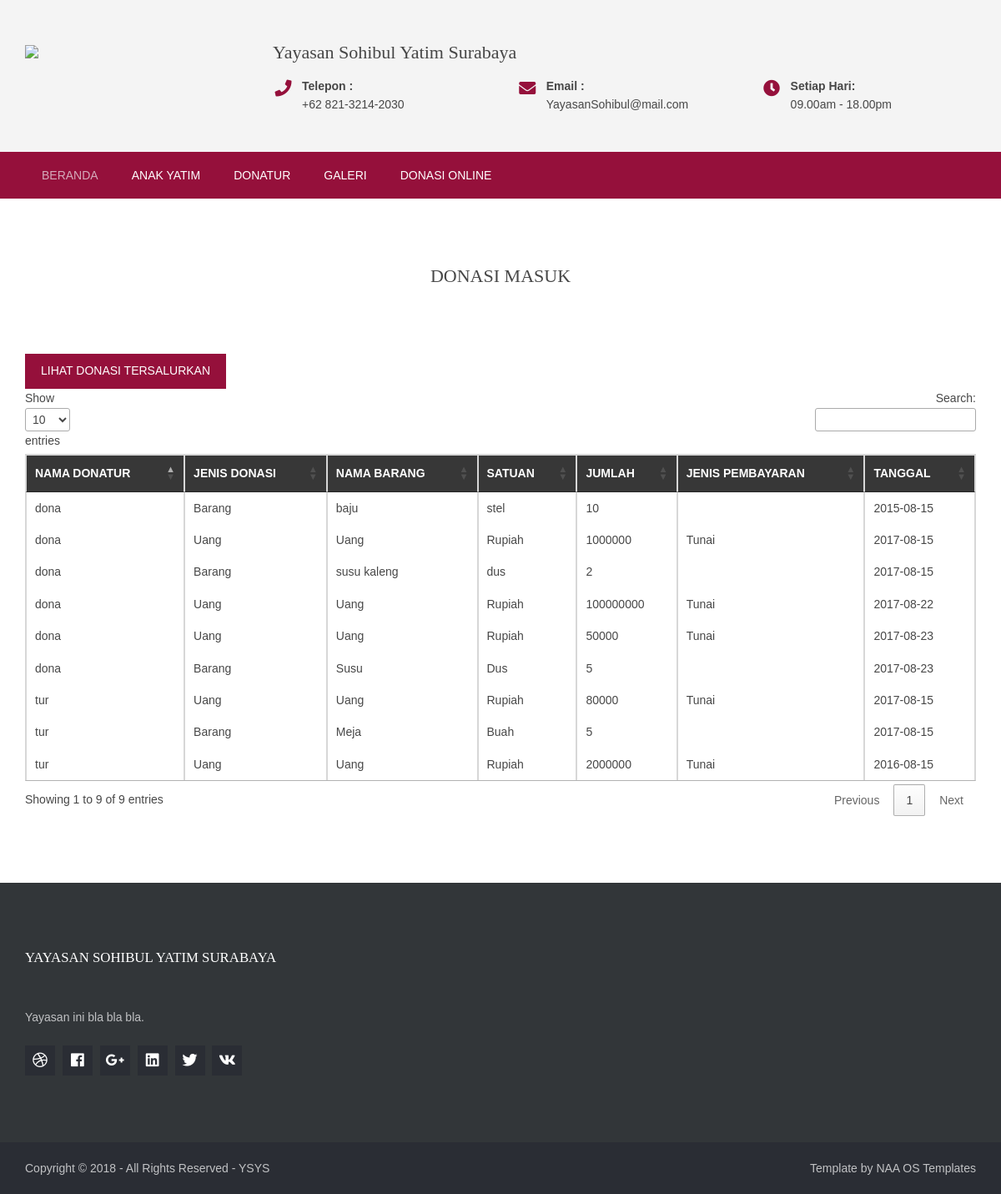
/menu/donasi?donasi=masuk, run on the app's committed database.
### tables this page shows
CREATE TABLE IF NOT EXISTS `detil_pemasukan` (
  `ID_JENISDONASI` varchar(5) DEFAULT NULL,
  `ID_TRANSMASUK` int(11) DEFAULT NULL,
  `NAMABARANG` varchar(255) DEFAULT NULL,
  `SATUAN` varchar(50) DEFAULT NULL,
  `JUMLAH` int(11) DEFAULT NULL,
  `JENIS_PEMBAYARAN` varchar(50) DEFAULT NULL
);

CREATE TABLE IF NOT EXISTS `donatur` (
  `ID_DONATUR` varchar(5) NOT NULL,
  `USERNAME` varchar(5) DEFAULT NULL,
  `NAMA_DONATUR` varchar(255) DEFAULT NULL,
  `JENIS_KELAMIN` varchar(50) DEFAULT NULL,
  `ALAMAT` varchar(255) DEFAULT NULL,
  `TELEPON` varchar(50) DEFAULT NULL,
  `STATUS` varchar(50) DEFAULT NULL
);

CREATE TABLE IF NOT EXISTS `jenis_donasi` (
  `ID_JENISDONASI` varchar(5) NOT NULL,
  `JENIS_DONASI` varchar(255) DEFAULT NULL
);

CREATE TABLE IF NOT EXISTS `transaksi_masuk` (
  `ID_TRANSMASUK` int(11) NOT NULL,
  `ID_DONATUR` varchar(5) DEFAULT NULL,
  `USERNAME` varchar(5) DEFAULT NULL,
  `TANGGAL_MASUK` date DEFAULT NULL
);

### menu/donasi/view.php (the view, shortened to what this page needs)
<?php if($_GET['donasi'] == "masuk"): ?>
<?php
$q = mysqli_query($conn, "
		SELECT dm.*, tm.*, d.*, u.*, jd.* FROM detil_pemasukan AS dm
		JOIN transaksi_masuk AS tm ON tm.ID_TRANSMASUK = dm.ID_TRANSMASUK
		JOIN jenis_donasi AS jd ON jd.ID_JENISDONASI = dm.ID_JENISDONASI
		JOIN donatur AS d ON tm.ID_DONATUR = d.ID_DONATUR
		JOIN user AS u ON u.USERNAME = tm.USERNAME
	") or die(mysqli_error($conn));
?>
	<a href="?donasi=tersalurkan" class="btn btn-default">Lihat Donasi Tersalurkan</a>
	<table>
		<thead>
			<tr>
				<th>NAMA DONATUR</th>
				<th>JENIS DONASI</th>
				<th>NAMA BARANG</th>
				<th>SATUAN</th>
				<th>JUMLAH</th>
				<th>JENIS PEMBAYARAN</th>
				<th>TANGGAL</th>
			</tr>
		</thead>
		<tbody>
		<?php
			while ($data = mysqli_fetch_array($q)) {
		?>
			<tr>
				<td><?= $data['NAMA_DONATUR'] ?></td>
				<td><?= $data['JENIS_DONASI'] ?></td>
				<td><?= $data['NAMABARANG'] ?></td>
				<td><?= $data['SATUAN'] ?></td>
				<td><?= $data['JUMLAH'] ?></td>
				<td><?= $data['JENIS_PEMBAYARAN'] ?></td>
				<td><?= $data['TANGGAL_MASUK'] ?></td>
			</tr>
		<?php } ?>
		</tbody>
	</table>
<?php endif; ?>

### menu/donasi/index.php (shortened to what this page needs)
<?php
  require "../../core/config.php";
?>
<!DOCTYPE html>
<html lang="">
<head>
<link href="<?=BASE_URL?>/layout/styles/layout.css" rel="stylesheet" type="text/css" media="all">
<link rel="stylesheet" type="text/css" href="//cdn.datatables.net/1.10.19/css/jquery.dataTables.min.css">
</head>
<body id="top">
<?php include TEMPLATEPATH.'_header.php'; ?>
<div class="wrapper row3">
  <main class="hoc container clear">
    <div class="sectiontitle">
      <h6 class="heading">DONASI <?= strtoupper($_GET['donasi']) ?></h6>
    </div>
    <?php require 'view.php'; ?>
  </main>
</div>
<?php include TEMPLATEPATH.'_footer.php'; ?>
</body>
</html>

### layout/templates/_header.php (shortened to what this page needs)
<div class="wrapper row0">
  <header id="header" class="hoc clear">
    <div id="logo" class="one_quarter first">
      <a href="index.html"><img src="<?= BASE_URL ?>/images/ysys.png" style="width:35%"></a>
    </div>
    <div class="three_quarter">
    <h1>Yayasan Sohibul Yatim Surabaya</h1>
      <ul class="nospace clear">
        <li class="one_third first">
          <div class="block clear"><a href="#"><i class="fas fa-phone"></i></a> <span><strong>Telepon :</strong> +62 821-3214-2030</span></div>
        </li>
        <li class="one_third">
          <div class="block clear"><a href="#"><i class="fas fa-envelope"></i></a> <span><strong>Email :</strong> YayasanSohibul@mail.com</span></div>
        </li>
        <li class="one_third">
          <div class="block clear"><a href="#"><i class="fas fa-clock"></i></a> <span><strong> Setiap Hari:</strong> 09.00am - 18.00pm</span></div>
        </li>
      </ul>
    </div>
  </header>
</div>
<div class="wrapper row1">
  <section class="hoc clear">
    <nav id="mainav">
      <ul class="clear">
        <li class="active"><a href="<?= BASE_URL ?>">Beranda</a></li>
        <li><a href="<?= BASE_URL ?>/menu/yatim">Anak Yatim</a></li>
        <li><a href="<?= BASE_URL ?>/menu/donatur">Donatur</a></li>
        <li><a href="<?= BASE_URL ?>/menu/galeri">Galeri</a></li>
        <li><a href="<?= BASE_URL ?>/menu/donasi?donasi=masuk">Donasi Online</a></li>
      </ul>
    </nav>
  </section>
</div>

### layout/templates/_footer.php (shortened to what this page needs)
<div class="wrapper row4">
  <footer id="footer" class="hoc clear">
    <div class="one_third first">
      <h6 class="heading">YAYASAN SOHIBUL YATIM SURABAYA</h6>
      <p>Yayasan ini bla bla bla.</p>
      <ul class="faico clear">
        <li><a class="faicon-dribble" href="#"><i class="fab fa-dribbble"></i></a></li>
        <li><a class="faicon-facebook" href="#"><i class="fab fa-facebook"></i></a></li>
        <li><a class="faicon-google-plus" href="#"><i class="fab fa-google-plus-g"></i></a></li>
        <li><a class="faicon-linkedin" href="#"><i class="fab fa-linkedin"></i></a></li>
        <li><a class="faicon-twitter" href="#"><i class="fab fa-twitter"></i></a></li>
        <li><a class="faicon-vk" href="#"><i class="fab fa-vk"></i></a></li>
      </ul>
    </div>
  </footer>
</div>
<div class="wrapper row5">
  <div id="copyright" class="hoc clear">
    <p class="fl_left">Copyright &copy; 2018 - All Rights Reserved - <a href="#">YSYS</a></p>
    <p class="fl_right">Template by NAA <a target="_blank" href="https://www.os-templates.com/" title="Free Website Templates">OS Templates</a></p>
  </div>
</div>

### layout/styles/layout.css (style rules this page uses)
#header { padding:50px 0; }
#header #logo * { margin:0; padding:0; line-height:1; }
#header ul li div { position:relative; min-height:30px; padding:0 0 0 35px; line-height:1; }
#header ul li div i { position:absolute; top:0; left:0; width:25px; height:23px; font-size:20px; text-align:center; }
#header ul li div span { display:block; }
#header ul li div strong { display:block; margin:0 0 8px 0; }
#header div:last-child { margin-bottom:0; }
.container { padding:80px 0; }
.sectiontitle { display:block; max-width:55%; margin:0 auto 80px; text-align:center; }
.sectiontitle * { margin:0; }
#footer { padding:80px 0; }
#footer .heading { margin-bottom:50px; font-size:1.2rem; }
#copyright { padding:20px 0; }
#copyright * { margin:0; padding:0; }
*, *::before, *::after { transition:all .3s ease-in-out; }
nav ul, nav ol { margin:0; padding:0; list-style:none; }
#mainav, #breadcrumb, .sidebar nav { line-height:normal; }
#mainav { display:block; float:left; }
#mainav ul { text-transform:uppercase; }
#mainav li { display:block; float:left; position:relative; margin:0; padding:0; }
#mainav li:last-child { margin-right:0; }
#mainav li a { display:block; padding:20px; }
table, th, td { border:1px solid; border-collapse:collapse; vertical-align:top; }
table, th { table-layout:auto; }
table { width:100%; margin-bottom:15px; }
th, td { padding:5px 8px; }
td { border-width:0 1px; }
.faico { margin:0; padding:0; list-style:none; }
.faico li { display:inline-block; margin:8px 5px 0 0; padding:0; line-height:normal; }
.faico li:last-child { margin-right:0; }
.faico a { display:inline-block; width:36px; height:36px; line-height:36px; font-size:18px; text-align:center; }
.faico a { color:#FFFFFF; background-color:#2A2D34; }
body { color:#474747; background-color:#FFFFFF; }
a { color:#95103B; }
.btn, .btn.inverse:hover { color:#FFFFFF; background-color:#95103B; border-color:#95103B; }
.row0 { color:#474747; background-color:#F4F4F4; }
.row1, .row1 a { color:#FFFFFF; background-color:#95103B; }
.row3 { color:#474747; background-color:#FFFFFF; }
.row4 { color:#C1C2C4; background-color:#323639; }
.row5, .row5 a { color:#C1C2C4; background-color:#2A2D34; }
#footer .heading { color:#FFFFFF; }
#mainav li a { color:inherit; }
#mainav .active a, #mainav a:hover, #mainav li:hover > a { color:#D5ACBB; background-color:inherit; }
table, th, td, #comments .avatar, #comments input, #comments textarea { border-color:#D7D7D7; }
th { color:#FFFFFF; background-color:#373737; }
tr, #comments li, #comments input[type="submit"], #comments input[type="reset"] { color:inherit; background-color:#FBFBFB; }
tr:nth-child(even), #comments li:nth-child(even) { color:inherit; background-color:#F7F7F7; }
@media screen and (min-width:1140px) { .hoc { max-width:1140px; } }

### layout/styles/framework.css (style rules this page uses)
html { overflow-y:scroll; overflow-x:hidden; }
html, body { margin:0; padding:0; font-size:14px; line-height:1.6em; }
*, *::before, *::after { box-sizing:border-box; }
.nospace { margin:0; padding:0; list-style:none; }
.block { display:block; }
.btn { display:inline-block; padding:8px 18px 10px; text-transform:uppercase; border:1px solid; }
.clear, .group { display:block; }
.clear::before, .clear::after, .group::before, .group::after { display:table; content:""; }
.clear, .clear::after, .group, .group::after { clear:both; }
a { outline:none; text-decoration:none; }
.fl_left, .imgl { float:left; }
.fl_right, .imgr { float:right; }
img { width:auto; max-width:100%; height:auto; margin:0; padding:0; border:none; line-height:normal; vertical-align:middle; }
body, input, textarea, select { font-family:Verdana, Geneva, sans-serif; }
h1, h2, h3, h4, h5, h6, .heading { font-family:Georgia, "Times New Roman", Times, serif; }
::placeholder { opacity:1; }
h1, h2, h3, h4, h5, h6, .heading { margin:0 0 20px 0; font-size:22px; line-height:normal; font-weight:normal; text-transform:capitalize; }
.wrapper { display:block; position:relative; width:100%; margin:0; padding:0; text-align:left; word-wrap:break-word; }
.hoc { display:block; margin:0 auto; }
address, article, aside, figcaption, figure, footer, header, main, nav, section { display:block; margin:0; padding:0; }
.one_half, .one_third, .two_third, .one_quarter, .two_quarter, .three_quarter { display:inline-block; float:left; margin:0 0 0 4.21052%; list-style:none; }
.first { margin-left:0; clear:left; }
.one_quarter { width:21.8421%; }
.one_third { width:30.52631%; }
.three_quarter { width:73.94736%; }

### data on the page
detil_pemasukan: donatur.NAMA_DONATUR "tur", ID_JENISDONASI.JENIS_DONASI "Uang", NAMABARANG "Uang", SATUAN "Rupiah", JUMLAH "80000", JENIS_PEMBAYARAN "Tunai", ID_TRANSMASUK.TANGGAL_MASUK "2017-08-15"
detil_pemasukan: donatur.NAMA_DONATUR "tur", ID_JENISDONASI.JENIS_DONASI "Barang", NAMABARANG "Meja", SATUAN "Buah", JUMLAH "5", ID_TRANSMASUK.TANGGAL_MASUK "2017-08-15"
detil_pemasukan: donatur.NAMA_DONATUR "dona", ID_JENISDONASI.JENIS_DONASI "Barang", NAMABARANG "baju", SATUAN "stel", JUMLAH "10", ID_TRANSMASUK.TANGGAL_MASUK "2015-08-15"
detil_pemasukan: donatur.NAMA_DONATUR "tur", ID_JENISDONASI.JENIS_DONASI "Uang", NAMABARANG "Uang", SATUAN "Rupiah", JUMLAH "2000000", JENIS_PEMBAYARAN "Tunai", ID_TRANSMASUK.TANGGAL_MASUK "2016-08-15"
detil_pemasukan: donatur.NAMA_DONATUR "dona", ID_JENISDONASI.JENIS_DONASI "Uang", NAMABARANG "Uang", SATUAN "Rupiah", JUMLAH "1000000", JENIS_PEMBAYARAN "Tunai", ID_TRANSMASUK.TANGGAL_MASUK "2017-08-15"
detil_pemasukan: donatur.NAMA_DONATUR "dona", ID_JENISDONASI.JENIS_DONASI "Barang", NAMABARANG "susu kaleng", SATUAN "dus", JUMLAH "2", ID_TRANSMASUK.TANGGAL_MASUK "2017-08-15"
detil_pemasukan: donatur.NAMA_DONATUR "dona", ID_JENISDONASI.JENIS_DONASI "Uang", NAMABARANG "Uang", SATUAN "Rupiah", JUMLAH "100000000", JENIS_PEMBAYARAN "Tunai", ID_TRANSMASUK.TANGGAL_MASUK "2017-08-22"
detil_pemasukan: donatur.NAMA_DONATUR "dona", ID_JENISDONASI.JENIS_DONASI "Uang", NAMABARANG "Uang", SATUAN "Rupiah", JUMLAH "50000", JENIS_PEMBAYARAN "Tunai", ID_TRANSMASUK.TANGGAL_MASUK "2017-08-23"
detil_pemasukan: donatur.NAMA_DONATUR "dona", ID_JENISDONASI.JENIS_DONASI "Barang", NAMABARANG "Susu", SATUAN "Dus", JUMLAH "5", ID_TRANSMASUK.TANGGAL_MASUK "2017-08-23"

### other printed values
$_GET['donasi'] "MASUK"
